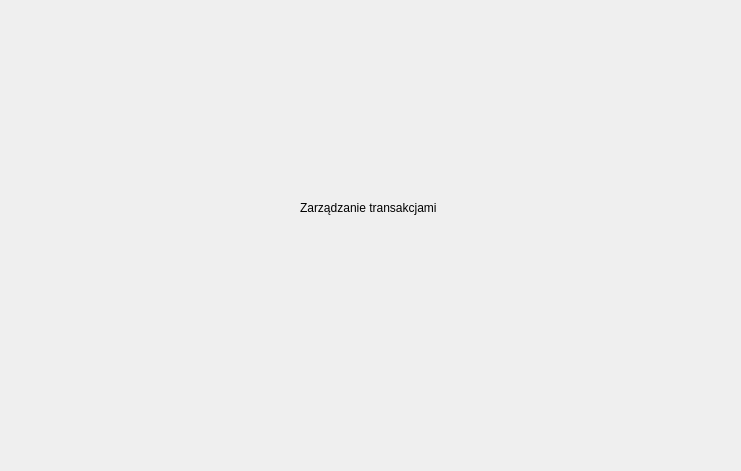
<?xml version="1.0" encoding="UTF-8"?>
<ui version="4.0">
 <class>TransactionManagment</class>
 <widget class="QWidget" name="TransactionManagment">
  <property name="geometry">
   <rect>
    <x>0</x>
    <y>0</y>
    <width>741</width>
    <height>471</height>
   </rect>
  </property>
  <property name="windowTitle">
   <string>Form</string>
  </property>
  <widget class="QLabel" name="label">
   <property name="geometry">
    <rect>
     <x>300</x>
     <y>200</y>
     <width>151</width>
     <height>16</height>
    </rect>
   </property>
   <property name="text">
    <string>Zarządzanie transakcjami</string>
   </property>
  </widget>
 </widget>
 <resources/>
 <connections/>
</ui>
